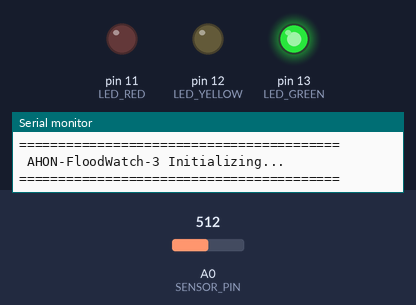
Recording of a sketch running on a simulated Arduino Uno, built with avr-gcc and run on an emulated ATmega328P. Parts: output pins drawn as LEDs (lit = HIGH), the last lines printed to the serial monitor. The test bench sets the inputs (shaded band); at power-on: A0 (SENSOR_PIN) = 512. The modem accepts every AT command (registered, SIM ready, sends succeed) and sends nothing else.

Above: at 0.1 s.
At 3.9 s:
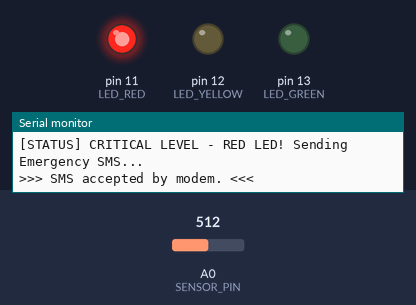
4.0 s: A0 (SENSOR_PIN) set to 484
At 5.2 s:
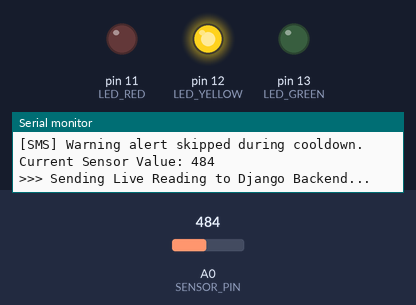
Timing chart, 0 to 7.0 s (numbered marks = the images above; inputs shaded):
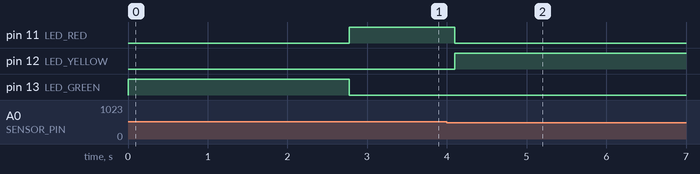

Measured:
- the behaviour switches between 500 and 499 on A0 (SENSOR_PIN) (found by bisection; images 1 and 2)
- after the input at 4.0 s, pin 11 (LED_RED): HIGH → LOW after 0.10 s; pin 12 (LED_YELLOW): LOW → HIGH after 0.10 s

The sketch:

flood_detection.ino
```cpp
#include <SoftwareSerial.h>
#include <avr/pgmspace.h>

SoftwareSerial gsmSerial(7, 8);

// PINS
const int SENSOR_PIN = A0;
const int LED_GREEN  = 13;
const int LED_YELLOW = 12;
const int LED_RED    = 11;

// CONFIGURATION
const char RECIPIENT_PHONE[] PROGMEM = "+639077650549";
const char APN[] PROGMEM = "internet";

// PUBLIC NO-AUTH ENDPOINT NG DJANGO BACKEND
const char NGROK_URL[] PROGMEM = "http://pretense-landslide-gigahertz.ngrok-free.dev/api/water-level/public-ingest/";

// THRESHOLDS
// NOTE: I-verify muli gamit ang Serial Monitor ang aktwal na max reading ng sensor
// bago tanggapin ang mga values na ito. Sa lumang working code, 550 ang CRITICAL
// (base sa max reading na ~600-602). Baguhin kung iba na ang kalibrasyon ngayon.
const int THRESHOLD_WARNING  = 300;
const int THRESHOLD_CRITICAL = 500;

int currentAlertState = -1;
bool isGprsConnected = false;
bool hasSentSMS = false;
unsigned long lastSmsTime = 0;
const unsigned long SMS_COOLDOWN = 300000;

// TIMING CONTROL
unsigned long lastHttpPostTime = 0;
const unsigned long HTTP_POST_INTERVAL = 5000; // 5 seconds

void setup() {
  Serial.begin(9600);
  gsmSerial.begin(9600);

  pinMode(LED_GREEN, OUTPUT);
  pinMode(LED_YELLOW, OUTPUT);
  pinMode(LED_RED, OUTPUT);

  digitalWrite(LED_GREEN, HIGH);
  digitalWrite(LED_YELLOW, LOW);
  digitalWrite(LED_RED, LOW);

  Serial.println(F("========================================="));
  Serial.println(F(" AHON-FloodWatch-3 Initializing...     "));
  Serial.println(F("========================================="));

  delay(2000);
  initGSM();
}

void loop() {
  int waterValue = analogRead(SENSOR_PIN);

  Serial.print(F("Current Sensor Value: "));
  Serial.println(waterValue);

  const char *currentStatus = "Normal";
  bool isCritical = false;

  // ==========================================
  // 1. LED LOGIC & SMS ALERTS
  // ==========================================
  if (waterValue < THRESHOLD_WARNING) {
    digitalWrite(LED_GREEN, HIGH);
    digitalWrite(LED_YELLOW, LOW);
    digitalWrite(LED_RED, LOW);
    currentStatus = "Normal";

    if (currentAlertState != 0) {
      currentAlertState = 0;
      Serial.println(F("[STATUS] Normal Level - GREEN LED"));
    }
  }
  else if (waterValue >= THRESHOLD_WARNING && waterValue < THRESHOLD_CRITICAL) {
    digitalWrite(LED_GREEN, LOW);
    digitalWrite(LED_YELLOW, HIGH);
    digitalWrite(LED_RED, LOW);
    currentStatus = "Warning";

    if (currentAlertState != 1) {
      currentAlertState = 1;
      Serial.println(F("[STATUS] Warning Level - YELLOW LED"));
      if (!hasSentSMS || millis() - lastSmsTime >= SMS_COOLDOWN) {
        sendSMS(F("FLOOD WARNING: Water level reached the warning threshold. Monitor the situation and prepare to evacuate if instructed."));
        lastSmsTime = millis();
        hasSentSMS = true;
      } else {
        Serial.println(F("[SMS] Warning alert skipped during cooldown."));
      }
    }
  }
  else if (waterValue >= THRESHOLD_CRITICAL) {
    digitalWrite(LED_GREEN, LOW);
    digitalWrite(LED_YELLOW, LOW);
    digitalWrite(LED_RED, HIGH);
    currentStatus = "Danger";
    isCritical = true;

    if (currentAlertState != 2) {
      currentAlertState = 2;
      Serial.println(F("[STATUS] CRITICAL LEVEL - RED LED! Sending Emergency SMS..."));
      // FIX: flush any stray bytes sitting in the GSM serial buffer (e.g. leftover
      // HTTP response data) before issuing the SMS command sequence.
      flushGsmSerial();
      sendSMS(F("EMERGENCY FLOOD ALERT: High water level detected! Evacuate immediately!"));
      lastSmsTime = millis();
      hasSentSMS = true;
    }
  }

  // ==========================================
  // 2. HTTP POST TO DJANGO BACKEND
  // ==========================================
  // FIX: skip the HTTP POST this cycle if we just handled a fresh CRITICAL
  // transition above, so the SMS command isn't delayed/blocked by an HTTP
  // transaction that can take several seconds to complete.
  if (!isCritical && (millis() - lastHttpPostTime >= HTTP_POST_INTERVAL)) {
    lastHttpPostTime = millis();

    const char *gsmStatusStr = isGprsConnected ? "connected" : "disconnected";

    // FIX: reserve buffer up front to reduce heap fragmentation risk on the
    // limited RAM of an Uno/Nano when doing repeated String concatenation.
    String jsonPayload;
    jsonPayload.reserve(160);

    // FIX: removed the stray leading "{" that was producing invalid JSON
    // like {{"water_level_cm":...}  (double open-brace, single close-brace).
    jsonPayload += F("{\"water_level_cm\":");
    jsonPayload += String(waterValue);
    jsonPayload += F(",\"status\":\"");
    jsonPayload += currentStatus;
    jsonPayload += F("\",\"sensor_status\":\"online\",\"gsm_status\":\"");
    jsonPayload += gsmStatusStr;
    jsonPayload += F("\"}");

    Serial.println(F(">>> Sending Live Reading to Django Backend..."));
    Serial.print(F("[DEBUG] Payload: "));
    Serial.println(jsonPayload);

    bool uploadSuccess = sendHttpPost(jsonPayload);

    if (uploadSuccess) {
      Serial.println(F("[HTTP] Ingest successfully recorded in Django (201/200 OK)!"));
    } else {
      Serial.println(F("[HTTP] Upload failed or timed out. Re-checking GPRS connection..."));
      if (!isGprsConnected) {
        startGPRS();
      }
    }
  }

  delay(1000);
}

// ==========================================
// GSM & GPRS FUNCTIONS
// ==========================================
void flushGsmSerial() {
  while (gsmSerial.available()) {
    gsmSerial.read();
  }
}

void initGSM() {
  Serial.println(F("Initializing GSM Module..."));
  if (!sendATCommand(F("AT"), F("OK"), 2000)) {
    Serial.println(F("[GSM] Modem did not respond to AT."));
    return;
  }
  if (!sendATCommand(F("AT+CMGF=1"), F("OK"), 2000)) {
    Serial.println(F("[GSM] Could not set SMS text mode."));
  }

  if (!startGPRS()) {
    Serial.println(F("[GPRS] Setup failed; check SIM registration and TNT APN."));
  }
  Serial.println(F("GSM System Initialization Complete."));
}

bool startGPRS() {
  sendATCommand(F("AT+HTTPTERM"), F("OK"), 1000);
  sendATCommand(F("AT+SAPBR=0,1"), F("OK"), 2000);

  if (!sendATCommand(F("AT+SAPBR=3,1,\"Contype\",\"GPRS\""), F("OK"), 3000)) {
    Serial.println(F("[GPRS] Failed to set bearer type."));
    isGprsConnected = false;
    return false;
  }
  String apnCommand;
  apnCommand.reserve(48);
  apnCommand = F("AT+SAPBR=3,1,\"APN\",\"");
  apnCommand += (const __FlashStringHelper *)APN;
  apnCommand += '"';
  if (!sendATCommand(apnCommand, F("OK"), 3000)) {
    Serial.println(F("[GPRS] Failed to set APN."));
    isGprsConnected = false;
    return false;
  }

  Serial.println(F("Opening GPRS Context..."));
  if (!sendATCommand(F("AT+SAPBR=1,1"), F("OK"), 8000)) {
    Serial.println(F("GPRS Connection Failed!"));
    isGprsConnected = false;
    return false;
  }

  Serial.println(F("GPRS Connected!"));
  isGprsConnected = true;
  return true;
}

void sendSMS(const __FlashStringHelper *message) {
  flushGsmSerial();

  if (!sendATCommand(F("AT+CMGF=1"), F("OK"), 2000)) {
    Serial.println(F("[SMS] Could not set text mode."));
    return;
  }

  gsmSerial.print(F("AT+CMGS=\""));
  gsmSerial.print((const __FlashStringHelper *)RECIPIENT_PHONE);
  gsmSerial.println(F("\""));
  String prompt = waitForResponse(F(">"), 10000);
  if (prompt.indexOf('>') == -1) {
    Serial.print(F("[SMS] No message prompt from modem: "));
    Serial.println(prompt);
    return;
  }

  gsmSerial.print(message);
  gsmSerial.write(26); // CTRL+Z
  String result = waitForResponse(F("OK"), 30000);
  if (result.indexOf(F("+CMGS:")) != -1 && result.indexOf(F("OK")) != -1) {
    Serial.println(F(">>> SMS accepted by modem. <<<"));
  } else {
    Serial.print(F("[SMS] Send failed: "));
    Serial.println(result);
  }
}

bool sendHttpPost(const String &payload) {
  if (!sendATCommand(F("AT+HTTPINIT"), F("OK"), 5000)) {
    Serial.println(F("[HTTP] HTTPINIT failed."));
    return false;
  }

  String urlCommand;
  urlCommand.reserve(140);
  urlCommand = F("AT+HTTPPARA=\"URL\",\"");
  urlCommand += (const __FlashStringHelper *)NGROK_URL;
  urlCommand += '"';
  if (!sendATCommand(F("AT+HTTPPARA=\"CID\",1"), F("OK"), 3000) ||
      !sendATCommand(urlCommand, F("OK"), 3000) ||
      !sendATCommand(F("AT+HTTPPARA=\"CONTENT\",\"application/json\""), F("OK"), 3000) ||
      !sendATCommand(F("AT+HTTPPARA=\"USERDATA\",\"ngrok-skip-browser-warning: true\""), F("OK"), 3000)) {
    Serial.println(F("[HTTP] Failed to configure request parameters."));
    sendATCommand(F("AT+HTTPTERM"), F("OK"), 2000);
    return false;
  }

  String dataCmd;
  dataCmd.reserve(32);
  dataCmd = String(F("AT+HTTPDATA=")) + String(payload.length()) + F(",5000");
  if (!sendATCommand(dataCmd, F("DOWNLOAD"), 5000)) {
    Serial.println(F("[HTTP] Modem did not accept HTTPDATA."));
    sendATCommand(F("AT+HTTPTERM"), F("OK"), 1000);
    return false;
  }
  gsmSerial.print(payload);
  String dataResponse = waitForResponse(F("OK"), 10000);
  if (dataResponse.indexOf(F("OK")) == -1 || dataResponse.indexOf(F("ERROR")) != -1) {
    Serial.print(F("[HTTP] Payload was not accepted: "));
    Serial.println(dataResponse);
    sendATCommand(F("AT+HTTPTERM"), F("OK"), 1000);
    return false;
  }

  // HTTPACTION returns its status asynchronously after the immediate OK.
  gsmSerial.println(F("AT+HTTPACTION=1"));
  String actionResponse = waitForResponse(F("+HTTPACTION:"), 30000);
  sendATCommand(F("AT+HTTPTERM"), F("OK"), 2000);

  if (actionResponse.indexOf(F(",200,")) != -1 || actionResponse.indexOf(F(",201,")) != -1) {
    isGprsConnected = true;
    return true;
  } else {
    Serial.print(F("[HTTP ERROR] No successful HTTP result: "));
    Serial.println(actionResponse);
    if (actionResponse.indexOf(F("+HTTPACTION:")) == -1 ||
      actionResponse.indexOf(F(",601,")) != -1 ||
      actionResponse.indexOf(F(",602,")) != -1) {
      isGprsConnected = false;
    }
    return false;
  }
}

bool sendATCommand(const String &command, const String &expectedResponse, unsigned long timeout) {
  // FIX: drain any leftover/stale bytes still sitting in the buffer from the
  // previous exchange BEFORE sending a new command. Without this, trailing
  // bytes from the last response bleed into the next read and corrupt/garble
  // the text (e.g. "operation not ؽݕRh%I<0,1" — a mix of old + new data).
  flushGsmSerial();
  delay(50); // small settle time so the module is ready for a new command

  gsmSerial.println(command);
  String resp = waitForResponse(expectedResponse, timeout);
  bool succeeded = resp.indexOf(expectedResponse) != -1 && resp.indexOf(F("ERROR")) == -1;
  if (!succeeded) {
    Serial.print(F("[MODEM] Command failed: "));
    Serial.print(command);
    Serial.print(F(" | response: "));
    Serial.println(resp);
  }
  return succeeded;
}

String waitForResponse(const String &expectedResponse, unsigned long timeout) {
  String response;
  response.reserve(96); // FIX: cap growth tendency on repeated appends
  unsigned long startTime = millis();
  unsigned long lastByteTime = millis();
  bool foundToken = false;

  while (millis() - startTime < timeout) {
    while (gsmSerial.available()) {
      char c = gsmSerial.read();
      response += c;
      lastByteTime = millis();
    }
    if (!foundToken) {
      if (expectedResponse.length() > 0 && response.indexOf(expectedResponse) != -1) {
        foundToken = true;
      }
      if (response.indexOf(F("ERROR")) != -1) {
        foundToken = true;
      }
    }
    // FIX: once the expected token/ERROR is seen, don't return immediately —
    // keep draining for a short "settle" window (30ms of silence) so any
    // trailing bytes (extra CR/LF, etc.) are fully consumed now instead of
    // leaking into the NEXT command's response and corrupting it.
    if (foundToken && (millis() - lastByteTime > 30)) {
      break;
    }
    delay(1);
  }
  return response;
}
```
